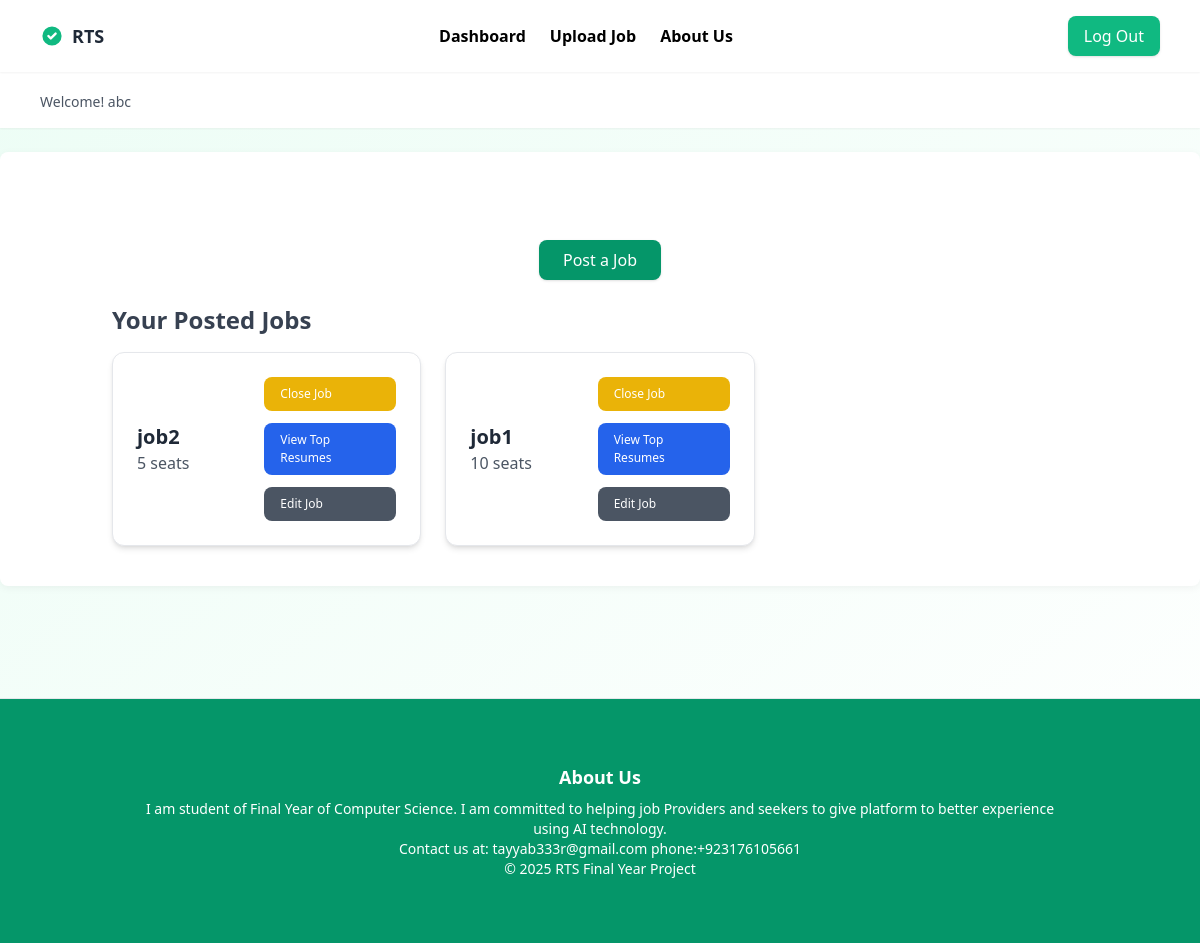
/dashboard-jobprovider/ (signed in), run on the app's committed database.
### RTS_APP/models.py (models this page shows, shortened)
class User(AbstractUser):
    ROLE_CHOICES = (
        ('seeker', 'Job Seeker'),
        ('provider', 'Job Provider'),
    )
    role = models.CharField(max_length=10, choices=ROLE_CHOICES)
    email = models.EmailField(unique=True)  # ✅ Ensure uniqueness

class Job(models.Model):
    provider = models.ForeignKey(User, on_delete=models.CASCADE, related_name='jobs', limit_choices_to={'role': 'provider'})
    title = models.CharField(max_length=100)
    description = models.TextField(max_length=1000)
    postDate = models.DateTimeField(auto_now_add=True)
    seats = models.PositiveIntegerField(default=1)
    is_closed = models.BooleanField(default=False)

### RTS_APP/views.py (the view)
# urls.py: path('dashboard-jobprovider/', views.dashboard_jobprovider, name='dashboard_jobprovider'),
@login_required
def dashboard_jobprovider(request):
    jobs = Job.objects.filter(provider=request.user).order_by('-postDate')
    return render(request, 'dashboard_jobprovider.html', {'jobs': jobs, 'show_header': True})

### RTS_APP/templates/dashboard_jobprovider.html (shortened to what this page needs)
{% extends 'base.html' %}
{% load static %}
{% block css %}
    <link rel="stylesheet" href="{% static 'css/dashboard_jobprovider.css' %}">
{% endblock %}
{% block content %}
<div class="max-w-5xl mx-auto mt-12 px-6">
    <div class="text-right mb-6">
        <a href="{% url 'upload_job' %}" class="inline-block px-6 py-2 bg-emerald-600 text-white font-medium rounded-lg shadow hover:bg-emerald-700 transition">
            Post a Job
        </a>
    </div>
    <h3 class="text-2xl font-semibold text-gray-700 mb-4">Your Posted Jobs</h3>
    <div class="grid grid-cols-1 sm:grid-cols-2 lg:grid-cols-3 gap-6">
        {% for job in jobs %}
            <div class="p-6 bg-white rounded-xl shadow-md border border-gray-200">
                <div class="flex flex-col md:flex-row md:items-center md:justify-between gap-4" >
                    <div style="width:100%;">
                        <h4 class="text-xl font-semibold text-gray-800">{{ job.title }}</h4>
                        <p class="text-gray-600">{{ job.seats }} seat{{ job.seats|pluralize }}</p>
                    </div>
                    <div class="flex flex-wrap gap-3" style="justify-content: flex-end;">
                        {% if not job.is_closed %}
                            <a href="{% url 'close_job' job.id %}" class="px-4 py-2 bg-yellow-500 text-white rounded-lg hover:bg-yellow-600 transition btn_same">
                                Close Job
                            </a>
                        {% else %}
                            <span class="px-4 py-2 bg-red-100 text-red-600 font-medium rounded-lg">
                                Job Closed
                            </span>
                        {% endif %}
                        <a href="{% url 'view_top_resumes' job.id %}" class="px-4 py-2 bg-blue-600 text-white rounded-lg hover:bg-blue-700 transition btn_same">
                            View Top Resumes
                        </a>
                        <a href="{% url 'edit_job' job.id %}" class="px-4 py-2 bg-gray-600 text-white rounded-lg hover:bg-gray-700 transition btn_same">
                            Edit Job
                        </a>
                    </div>
                </div>
            </div>
        {% empty %}
            <p class="text-gray-500 text-center">You haven't posted any jobs yet.</p>
        {% endfor %}
    </div>
</div>
{% endblock %}

### RTS_APP/templates/base.html (shortened to what this page needs)
<!DOCTYPE html>
<html lang="en">
  <head>
    {% load static %}
    <script src="https://cdn.tailwindcss.com"></script>
    <link rel="stylesheet" href="{% static 'css/base.css' %}" />
    {% block css %}{% endblock %}
  </head>
  <body
    class="font-inter bg-gradient-to-br from-emerald-50 to-white min-h-screen flex flex-col"
  >
    {% if show_header %}
    <header
      class="bg-white shadow-sm py-4 px-6 md:px-10 flex items-center justify-between sticky top-0 z-20"
    >
      <div class="flex items-center gap-2">
        <svg
          class="w-6 h-6 text-emerald-500"
          fill="currentColor"
          viewBox="0 0 20 20"
        >
          <path
            fill-rule="evenodd"
            d="M10 18a8 8 0 100-16 8 8 0 000 16zm3.707-9.293a1 1 0 00-1.414-1.414L9 10.586 7.707 9.293a1 1 0 00-1.414 1.414l2 2a1 1 0 001.414 0l4-4z"
            clip-rule="evenodd"
          />
        </svg>
        <span class="font-bold text-lg text-gray-800">RTS</span>
      </div>
      {% if request.path == '/' %}
      <nav class="hidden md:flex items-center space-x-6 text-gray-600">
        <a onclick="toggleModal()" class="hover:text-emerald-600 transition">Blog</a>
        <a href="#footer" class="hover:text-emerald-600 transition">About Us</a>
      </nav>
      <a
        href="{% url 'logIn' %}"
        class="bg-emerald-500 hover:bg-emerald-600 text-white font-medium py-2 px-4 rounded-lg shadow transition"
      >
        Log In
      </a>
      {% elif user.role == 'Job Provider' %}
          <nav class="hidden md:flex items-center space-x-6 text-gray-600">
            <a href="{% url 'dashboard_jobprovider' %}" class="hover:text-emerald-600 transition">Dashboard</a>
            <a href="{% url 'upload_job' %}" class="hover:text-emerald-600 transition">Upload Job</a>
            <a href="#footer" class="hover:text-emerald-600 transition">About Us</a>
        </nav>
        <a
          href="{% url 'logIn' %}"
          class="bg-emerald-500 hover:bg-emerald-600 text-white font-medium py-2 px-4 rounded-lg shadow transition">Log Out</a>
      {% endif %}
    </header>
    <div class="bg-white py-4 px-6 md:px-10 shadow-sm ">
      {% if user.is_authenticated %}
      <p class="text-sm text-gray-600 mt-1">
        Welcome! {{ user.username }}
      </p>
      {% endif %}
    </div>
    {% endif %}
    <main class="flex-grow py-10 px-6 md:px-10">
      {% block content %}{% endblock %}
    </main>
    <footer id="footer" class="bg-gray-800 text-white py-6 mt-20 bg-white border-t mt-10 py-6 text-center text-gray-500 text-sm">
      <div class="container mx-auto text-center">
        <h3 class="text-lg font-semibold">About Us</h3>
        <p class="mt-2 text-sm">
          I am student of Final Year of Computer Science. I am committed to helping job Providers and seekers to give platform to better experience using AI technology. <br>
          Contact us at: tayyab333r@gmail.com
          phone:+923176105661
        </p>
        &copy; 2025 RTS Final Year Project
      </div>
    </footer>
  </body>
</html>

### RTS_APP/static/css/base.css (style rules this page uses)
body, h1, h2, h3, p, ul, li, a { margin: 0; padding: 0; list-style: none; text-decoration: none; box-sizing: border-box; font-family: 'Segoe UI', Tahoma, Geneva, Verdana, sans-serif; }
body { background-color: #f5f7fa; color: #333; line-height: 1.6; min-height: 100vh; display: flex; flex-direction: column; }
header { background-color: #004466; color: #ffffff; padding: 1rem 2rem; display: flex; flex-direction: row; align-items: center; }
header a { color: black; font-weight: bold; margin-left: 10px; }
main { flex: 1; padding: 2rem; margin: 0 auto; background-color: #ffffff; border-radius: 8px; box-shadow: 0 2px 8px rgba(0, 0, 0, 0.05); margin-top: 1.5rem; margin-bottom: 2rem; }
footer { background-color: #004466; color: #ffffff; text-align: center; padding: 1rem; font-size: 0.9rem; margin-top: auto; max-width: 100%; }
footer { background-color: rgb(5 150 105) !important; color: white !important; }

### RTS_APP/static/css/dashboard_jobprovider.css (style rules this page uses)
body { font-family: 'Segoe UI', Tahoma, Geneva, Verdana, sans-serif; background: linear-gradient(to right, #00b4db, #0083b0); margin: 0; padding: 0; color: #333; }
.container { padding: 40px; }
main { width: 100% !important; }
.text-right { text-align: center !important; }
.btn_same { font-size: 12px !important; width: 132px !important; }

### data on the page
User: username "abc"
Job: title "job2", seats "5", is_closed "Close Job"
Job: title "job1", seats "10", is_closed "Close Job"
